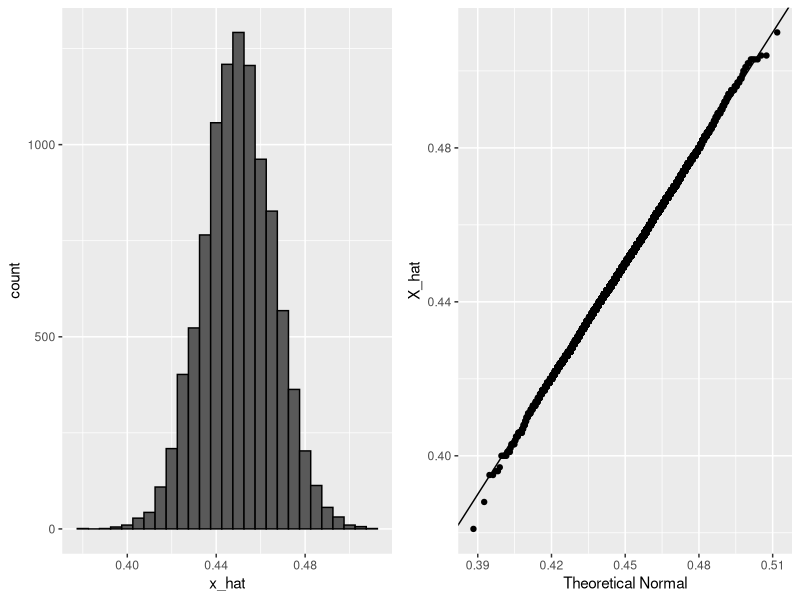

The R script that drew this image:
# Monte Carlo simulation using a set value of p
p <-0.45
N <- 1000

# simulate one poll of size N and determin x_hat
x <- sample(c(0,1), size = N, replace = TRUE, prob = c(1-p, p))
x_hat <- mean(x)

# simulate B polls of size N and determine average x_hat
B <- 10000
N <- 1000
x_hat <- replicate(B, {
  x <- sample(c(0,1), size = N, replace = TRUE, prob = c(1-p, p))
  mean(x)
})

# histogram and QQ-plot of Monte Carlo results
library(tidyverse)
library(gridExtra)
p1 <- data.frame(x_hat = x_hat) %>%
  ggplot(aes(x_hat)) +
  geom_histogram(binwidth = 0.005, color = "black")
p2 <- data.frame(x_hat = x_hat) %>%
  ggplot(aes(sample = x_hat)) +
  stat_qq(dparams = list(mean = mean(x_hat), sd = sd(x_hat))) +
  geom_abline() +
  ylab("X_hat") +
  xlab("Theoretical Normal") 
grid.arrange(p1, p2, nrow = 1)
